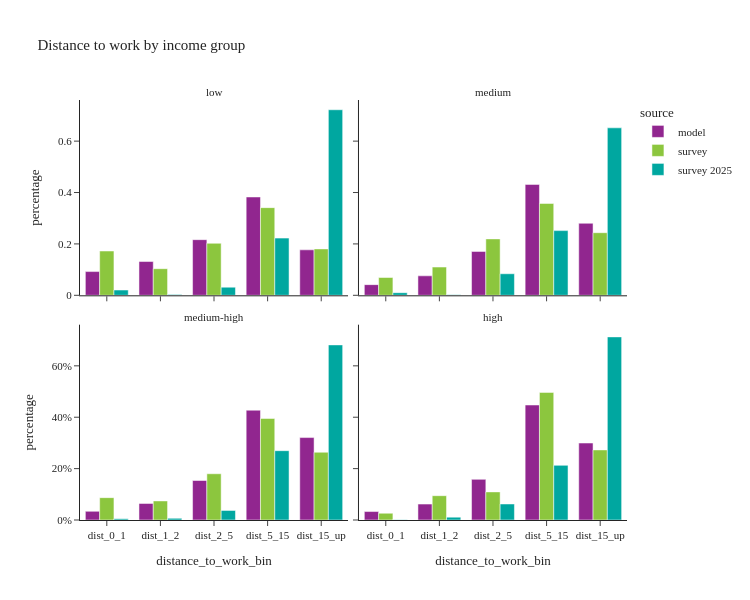

The code cell stored with this chart in its notebook:
### Code cell
util.plot_share_facetbar(per_data, 'person_weight', share_col="distance_to_work_bin", title="Distance to work by income group", 
                            facet_col="income_group", facet_col_wrap=2, height=600, orientation='v')

### Figure 1 — Plotly figure (JSON) as saved in the notebook; plotly's stock layout.template omitted (floating-point values rounded to 4 significant figures)
{"data": [{"alignmentgroup": "True", "customdata": [[21418], [30478], [50204], [88749], [41039]], "hovertemplate": "source=model<br>income_group=low<br>distance_to_work_bin=%{x}<br>percentage=%{y}<br>sample_size=%{customdata[0]}<extra></extra>", "legendgroup": "model", "marker": {"color": "#91268F", "pattern": {"shape": ""}}, "name": "model", "offsetgroup": "model", "orientation": "v", "showlegend": true, "textposition": "auto", "type": "bar", "x": ["dist_0_1", "dist_1_2", "dist_2_5", "dist_5_15", "dist_15_up"], "xaxis": "x3", "y": [0.09236, 0.1314, 0.2165, 0.3827, 0.177], "yaxis": "y3"}, {"alignmentgroup": "True", "customdata": [[18210], [33217], [74862], [189206], [122864]], "hovertemplate": "source=model<br>income_group=medium<br>distance_to_work_bin=%{x}<br>percentage=%{y}<br>sample_size=%{customdata[0]}<extra></extra>", "legendgroup": "model", "marker": {"color": "#91268F", "pattern": {"shape": ""}}, "name": "model", "offsetgroup": "model", "orientation": "v", "showlegend": false, "textposition": "auto", "type": "bar", "x": ["dist_0_1", "dist_1_2", "dist_2_5", "dist_5_15", "dist_15_up"], "xaxis": "x4", "y": [0.04154, 0.07578, 0.1708, 0.4316, 0.2803], "yaxis": "y4"}, {"alignmentgroup": "True", "customdata": [[20046], [38320], [91452], [254257], [190874]], "hovertemplate": "source=model<br>income_group=medium-high<br>distance_to_work_bin=%{x}<br>percentage=%{y}<br>sample_size=%{customdata[0]}<extra></extra>", "legendgroup": "model", "marker": {"color": "#91268F", "pattern": {"shape": ""}}, "name": "model", "offsetgroup": "model", "orientation": "v", "showlegend": false, "textposition": "auto", "type": "bar", "x": ["dist_0_1", "dist_1_2", "dist_2_5", "dist_5_15", "dist_15_up"], "xaxis": "x", "y": [0.03369, 0.06441, 0.1537, 0.4274, 0.3208], "yaxis": "y"}, {"alignmentgroup": "True", "customdata": [[23730], [44604], [113927], [322308], [215746]], "hovertemplate": "source=model<br>income_group=high<br>distance_to_work_bin=%{x}<br>percentage=%{y}<br>sample_size=%{customdata[0]}<extra></extra>", "legendgroup": "model", "marker": {"color": "#91268F", "pattern": {"shape": ""}}, "name": "model", "offsetgroup": "model", "orientation": "v", "showlegend": false, "textposition": "auto", "type": "bar", "x": ["dist_0_1", "dist_1_2", "dist_2_5", "dist_5_15", "dist_15_up"], "xaxis": "x2", "y": [0.03294, 0.06192, 0.1582, 0.4475, 0.2995], "yaxis": "y2"}, {"alignmentgroup": "True", "customdata": [[86], [48], [96], [105], [40]], "hovertemplate": "source=survey<br>income_group=low<br>distance_to_work_bin=%{x}<br>percentage=%{y}<br>sample_size=%{customdata[0]}<extra></extra>", "legendgroup": "survey", "marker": {"color": "#8CC63E", "pattern": {"shape": ""}}, "name": "survey", "offsetgroup": "survey", "orientation": "v", "showlegend": true, "textposition": "auto", "type": "bar", "x": ["dist_0_1", "dist_1_2", "dist_2_5", "dist_5_15", "dist_15_up"], "xaxis": "x3", "y": [0.1723, 0.1036, 0.2024, 0.3412, 0.1805], "yaxis": "y3"}, {"alignmentgroup": "True", "customdata": [[86], [71], [146], [224], [126]], "hovertemplate": "source=survey<br>income_group=medium<br>distance_to_work_bin=%{x}<br>percentage=%{y}<br>sample_size=%{customdata[0]}<extra></extra>", "legendgroup": "survey", "marker": {"color": "#8CC63E", "pattern": {"shape": ""}}, "name": "survey", "offsetgroup": "survey", "orientation": "v", "showlegend": false, "textposition": "auto", "type": "bar", "x": ["dist_0_1", "dist_1_2", "dist_2_5", "dist_5_15", "dist_15_up"], "xaxis": "x4", "y": [0.06933, 0.11, 0.2196, 0.3575, 0.2436], "yaxis": "y4"}, {"alignmentgroup": "True", "customdata": [[93], [85], [189], [348], [231]], "hovertemplate": "source=survey<br>income_group=medium-high<br>distance_to_work_bin=%{x}<br>percentage=%{y}<br>sample_size=%{customdata[0]}<extra></extra>", "legendgroup": "survey", "marker": {"color": "#8CC63E", "pattern": {"shape": ""}}, "name": "survey", "offsetgroup": "survey", "orientation": "v", "showlegend": false, "textposition": "auto", "type": "bar", "x": ["dist_0_1", "dist_1_2", "dist_2_5", "dist_5_15", "dist_15_up"], "xaxis": "x", "y": [0.08699, 0.07423, 0.18, 0.3951, 0.2636], "yaxis": "y"}, {"alignmentgroup": "True", "customdata": [[70], [51], [134], [268], [118]], "hovertemplate": "source=survey<br>income_group=high<br>distance_to_work_bin=%{x}<br>percentage=%{y}<br>sample_size=%{customdata[0]}<extra></extra>", "legendgroup": "survey", "marker": {"color": "#8CC63E", "pattern": {"shape": ""}}, "name": "survey", "offsetgroup": "survey", "orientation": "v", "showlegend": false, "textposition": "auto", "type": "bar", "x": ["dist_0_1", "dist_1_2", "dist_2_5", "dist_5_15", "dist_15_up"], "xaxis": "x2", "y": [0.0264, 0.09464, 0.1094, 0.4967, 0.2728], "yaxis": "y2"}, {"alignmentgroup": "True", "customdata": [[4], [1], [10], [63], [160]], "hovertemplate": "source=survey 2025<br>income_group=low<br>distance_to_work_bin=%{x}<br>percentage=%{y}<br>sample_size=%{customdata[0]}<extra></extra>", "legendgroup": "survey 2025", "marker": {"color": "#00A7A0", "pattern": {"shape": ""}}, "name": "survey 2025", "offsetgroup": "survey 2025", "orientation": "v", "showlegend": true, "textposition": "auto", "type": "bar", "x": ["dist_0_1", "dist_1_2", "dist_2_5", "dist_5_15", "dist_15_up"], "xaxis": "x3", "y": [0.02046, 0.003272, 0.03158, 0.2226, 0.7221], "yaxis": "y3"}, {"alignmentgroup": "True", "customdata": [[5], [4], [28], [117], [336]], "hovertemplate": "source=survey 2025<br>income_group=medium<br>distance_to_work_bin=%{x}<br>percentage=%{y}<br>sample_size=%{customdata[0]}<extra></extra>", "legendgroup": "survey 2025", "marker": {"color": "#00A7A0", "pattern": {"shape": ""}}, "name": "survey 2025", "offsetgroup": "survey 2025", "orientation": "v", "showlegend": false, "textposition": "auto", "type": "bar", "x": ["dist_0_1", "dist_1_2", "dist_2_5", "dist_5_15", "dist_15_up"], "xaxis": "x4", "y": [0.01021, 0.002354, 0.08387, 0.2518, 0.6518], "yaxis": "y4"}, {"alignmentgroup": "True", "customdata": [[8], [5], [26], [176], [472]], "hovertemplate": "source=survey 2025<br>income_group=medium-high<br>distance_to_work_bin=%{x}<br>percentage=%{y}<br>sample_size=%{customdata[0]}<extra></extra>", "legendgroup": "survey 2025", "marker": {"color": "#00A7A0", "pattern": {"shape": ""}}, "name": "survey 2025", "offsetgroup": "survey 2025", "orientation": "v", "showlegend": false, "textposition": "auto", "type": "bar", "x": ["dist_0_1", "dist_1_2", "dist_2_5", "dist_5_15", "dist_15_up"], "xaxis": "x", "y": [0.004686, 0.006615, 0.03741, 0.2698, 0.6815], "yaxis": "y"}, {"alignmentgroup": "True", "customdata": [[3], [4], [21], [102], [285]], "hovertemplate": "source=survey 2025<br>income_group=high<br>distance_to_work_bin=%{x}<br>percentage=%{y}<br>sample_size=%{customdata[0]}<extra></extra>", "legendgroup": "survey 2025", "marker": {"color": "#00A7A0", "pattern": {"shape": ""}}, "name": "survey 2025", "offsetgroup": "survey 2025", "orientation": "v", "showlegend": false, "textposition": "auto", "type": "bar", "x": ["dist_0_1", "dist_1_2", "dist_2_5", "dist_5_15", "dist_15_up"], "xaxis": "x2", "y": [0.001091, 0.01112, 0.06235, 0.2127, 0.7127], "yaxis": "y2"}], "layout": {"annotations": [{"font": {}, "showarrow": false, "text": "medium-high", "x": 0.245, "xanchor": "center", "xref": "paper", "y": 0.465, "yanchor": "bottom", "yref": "paper"}, {"font": {}, "showarrow": false, "text": "high", "x": 0.755, "xanchor": "center", "xref": "paper", "y": 0.465, "yanchor": "bottom", "yref": "paper"}, {"font": {}, "showarrow": false, "text": "low", "x": 0.245, "xanchor": "center", "xref": "paper", "y": 1.0, "yanchor": "bottom", "yref": "paper"}, {"font": {}, "showarrow": false, "text": "medium", "x": 0.755, "xanchor": "center", "xref": "paper", "y": 1.0, "yanchor": "bottom", "yref": "paper"}], "barmode": "group", "height": 600, "legend": {"title": {"text": "source"}, "tracegroupgap": 0}, "title": {"text": "Distance to work by income group"}, "width": 750, "xaxis": {"anchor": "y", "domain": [0.0, 0.49], "title": {"text": "distance_to_work_bin"}}, "xaxis2": {"anchor": "y2", "domain": [0.51, 1.0], "matches": "x", "title": {"text": "distance_to_work_bin"}}, "xaxis3": {"anchor": "y3", "domain": [0.0, 0.49], "matches": "x", "showticklabels": false}, "xaxis4": {"anchor": "y4", "domain": [0.51, 1.0], "matches": "x", "showticklabels": false}, "yaxis": {"anchor": "x", "domain": [0.0, 0.465], "tickformat": ".0%", "title": {"text": "percentage"}}, "yaxis2": {"anchor": "x2", "domain": [0.0, 0.465], "matches": "y", "showticklabels": false, "tickformat": ".0%"}, "yaxis3": {"anchor": "x3", "domain": [0.535, 1.0], "matches": "y", "title": {"text": "percentage"}}, "yaxis4": {"anchor": "x4", "domain": [0.535, 1.0], "matches": "y", "showticklabels": false}}}
